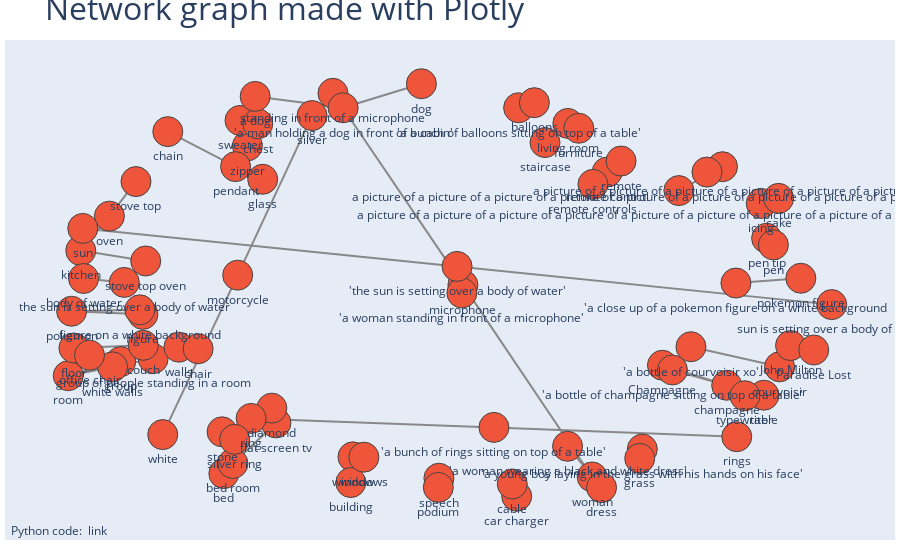

Notebook cell for this chart:
### Markdown cell above
## Plotly with NetworkX Di-graph
### Layout is spring- you can change to different distribution
- Circular- pos = nx.circular_layout(G)
- Kamada-Kawai Layout- pos = nx.kamada_kawai_layout(G)
- Shell Layout- pos = nx.shell_layout(G)
- Spectral Layout- pos = nx.spectral_layout(G)

### Code cell
import plotly.graph_objects as go
import networkx as nx

# Create a directed graph
G = nx.DiGraph()

# Add edges to the graph
for record in triplets:
    G.add_edge(record['head'], record['tail'], label=record['type'])

nx.kamada_kawai_layout(G)

# Extract edge labels
edge_x = []
edge_y = []
for edge in G.edges():
    x0, y0 = pos[edge[0]]
    x1, y1 = pos[edge[1]]
    edge_x.append(x0)
    edge_x.append(x1)
    edge_x.append(None)
    edge_y.append(y0)
    edge_y.append(y1)
    edge_y.append(None)

edge_trace = go.Scatter(
    x=edge_x, y=edge_y,
    line=dict(width=2, color='#888'),
    hoverinfo='none',
    mode='lines')

config = {
    'scrollZoom': True,       # Enable scroll to zoom
    'modeBarButtonsToRemove': [ 'select2d', 'lasso2d',
                                'autoScale2d',
                               'resetScale2d', 'hoverClosestCartesian',
                               'hoverCompareCartesian', 'toggleSpikelines'],
    'displaylogo': True      # Hide the Plotly logo
}


# Extract node labels
node_x = []
node_y = []
for node in pos:
    x, y = pos[node]
    node_x.append(x)
    node_y.append(y)

node_trace = go.Scatter(
    x=node_x, y=node_y,
    mode='markers+text',
    text=[node for node in G.nodes()],
    textposition="bottom center",
    hoverinfo='text',
    marker=dict(
        showscale=False,
        colorscale='YlGnBu',
        size=30,
        line_width=1
    )
)

fig = go.Figure(data=[edge_trace, node_trace],
             layout=go.Layout(
                title='Network graph made with Plotly',
                titlefont_size=32,
                showlegend=False,
                hovermode='closest',
                margin=dict(b=20,l=5,r=5,t=40),
                annotations=[ dict(
                    text="Python code: <a href='https://plotly.com/python/network-graphs/'> link</a>",
                    showarrow=False,
                    xref="paper", yref="paper",
                    x=0.005, y=-0.002 ) ],
                xaxis=dict(showgrid=False, zeroline=False,showticklabels=False),
                yaxis=dict(showgrid=False, zeroline=False,showticklabels=False))
                )

fig.update_layout(
    dragmode='zoom',  # Set default dragmode to zoom
    modebar_add=['zoomIn2d', 'zoomOut2d', 'zoom2d','zoomIn2d', 'zoomOut2d']
)

fig.show(config=config)

### Figure 1 — Plotly figure (JSON) as saved in the notebook; plotly's stock layout.template omitted (floating-point values rounded to 4 significant figures; data arrays with more than 128 entries replaced by an {"elided": "..."} marker saying what was removed)
{"data": [{"hoverinfo": "none", "line": {"color": "#888", "width": 2}, "mode": "lines", "type": "scatter", "x": {"elided": "207 float values"}, "y": {"elided": "207 float values"}}, {"hoverinfo": "text", "marker": {"colorscale": [[0, "rgb(255,255,217)"], [0.125, "rgb(237,248,177)"], [0.25, "rgb(199,233,180)"], [0.375, "rgb(127,205,187)"], [0.5, "rgb(65,182,196)"], [0.625, "rgb(29,145,192)"], [0.75, "rgb(34,94,168)"], [0.875, "rgb(37,52,148)"], [1, "rgb(8,29,88)"]], "line": {"width": 1}, "showscale": false, "size": 30}, "mode": "markers+text", "text": ["staircase", "living room", "furniture", "'a bottle of courvoisir xo'", "courvoisir", "group", "room", "group of people standing in a room", "oven", "stove top", "stove top oven", "kitchen", "champagne", "table", "Champagne", "'a bottle of champagne sitting on top of a table'", "microphone", "woman", "'a woman standing in front of a microphone'", "standing in front of a microphone", "'a bunch of balloons sitting on top of a table'", "balloons", "typewriter", "zipper", "sweater", "chest", "window", "building", "windows", "speech", "podium", "car charger", "cable", "couch", "floor", "figure", "pokemon", "figure on a white background", "'a close up of a pokemon figure on a white background", "pokemon figure", "bed", "bed room", "flat screen tv", "walls", "white walls", "remote control", "remote", "remote controls", "pen tip", "pen", "diamond", "ring", "office chair", "chair", "pendant", "chain", "glass", "stone", "silver ring", "'a bunch of rings sitting on top of a table'", "rings", "'the sun is setting over a body of water'", "sun is setting over a body of water", "sun", "the sun is setting over a body of water", "body of water", "motorcycle", "silver", "white", "'a man holding a dog in front of a cabin'", "dog", "a dog", "'a woman wearing a black and white dress'", "dress", "a picture of a picture of a picture of a picture of a picture of a picture of a picture of a picture of a picture of a picture", "a picture of a picture of a picture of a picture of a picture of a picture", "a picture of a picture of a picture of a picture of a picture of a picture of a picture of a picture of a picture of a picture of a picture", "John Milton", "Paradise Lost", "'a young boy laying in the grass with his hands on his face'", "grass", "icing", "cake"], "textposition": "bottom center", "type": "scatter", "x": [0.304, 0.3594, 0.3861, 0.6583, 0.8733, -0.726, -0.8533, -0.6472, -0.7534, -0.6889, -0.6652, -0.8229, 0.745, 0.8354, 0.589, 0.6133, 0.1048, 0.4184, 0.1022, -0.2107, 0.2399, 0.2781, 0.7893, -0.4184, -0.4364, -0.3932, -0.1622, -0.1674, -0.1357, 0.04648, 0.04501, 0.2353, 0.2245, -0.6712, -0.8395, -0.6721, -0.8451, -0.6796, 0.7674, 0.925, -0.4756, -0.4535, -0.3492, -0.5847, -0.7458, 0.4549, 0.4886, 0.4203, 0.8419, 0.8583, -0.359, -0.4094, -0.8016, -0.538, -0.4471, -0.6116, -0.3813, -0.4799, -0.4494, 0.18, 0.7694, 0.0905, 1, -0.818, -0.7173, -0.8161, -0.442, -0.2614, -0.6239, -0.1861, 0.00395, -0.3996, 0.3587, 0.4413, 0.6289, 0.7348, 0.6971, 0.9, 0.9563, 0.5401, 0.5339, 0.8288, 0.871], "y": [0.7073, 0.7921, 0.7706, -0.1986, -0.2876, -0.2646, -0.327, -0.2512, 0.3808, 0.5341, 0.1819, 0.2279, -0.3693, -0.4135, -0.2805, -0.3015, 0.07575, -0.7762, 0.03995, 0.9258, 0.8614, 0.8841, -0.4158, 0.6923, 0.8054, 0.7903, -0.687, -0.8009, -0.6884, -0.7817, -0.8225, -0.8617, -0.8071, -0.1922, -0.204, -0.05491, -0.04091, -0.0347, 0.08413, 0.1053, -0.7612, -0.7164, -0.5364, -0.2005, -0.2877, 0.5766, 0.6252, 0.5217, 0.2828, 0.2532, -0.4708, -0.5163, -0.2361, -0.2075, 0.6004, 0.7557, 0.5443, -0.5759, -0.6092, -0.5562, -0.5975, 0.1577, -0.01165, 0.3264, 0.08695, 0.1043, 0.1191, 0.827, -0.5883, 0.8616, 0.968, 0.912, -0.64, -0.8231, 0.4941, 0.6, 0.5763, -0.1933, -0.213, -0.6526, -0.6939, 0.4373, 0.4596]}], "layout": {"annotations": [{"showarrow": false, "text": "Python code: <a href='https://plotly.com/python/network-graphs/'> link</a>", "x": 0.005, "xref": "paper", "y": -0.002, "yref": "paper"}], "dragmode": "zoom", "hovermode": "closest", "margin": {"b": 20, "l": 5, "r": 5, "t": 40}, "modebar": {"add": ["zoomIn2d", "zoomOut2d", "zoom2d", "zoomIn2d", "zoomOut2d"]}, "showlegend": false, "title": {"font": {"size": 32}, "text": "Network graph made with Plotly"}, "xaxis": {"showgrid": false, "showticklabels": false, "zeroline": false}, "yaxis": {"showgrid": false, "showticklabels": false, "zeroline": false}}}
